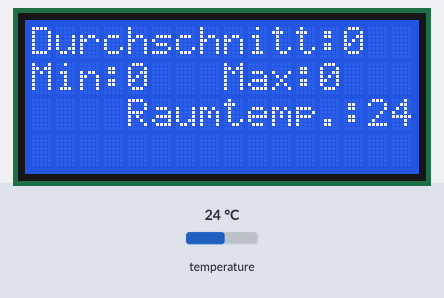
A sketch run on a simulated Arduino Uno, built with avr-gcc and run on an emulated ATmega328P. Parts: 16×4 character LCD. The inputs (shaded band) are chosen by the test bench; at power-on: temperature 24 °C.

Above: at 1.2 s.
1.3 s: temperature set to 12 °C
At 3.8 s:
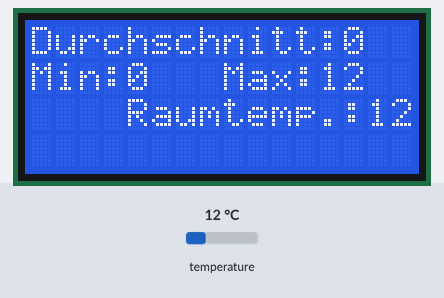
4.1 s: temperature set to 19 °C
At 6.1 s:
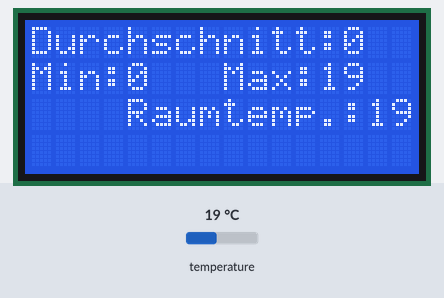
6.9 s: temperature set to 28 °C
At 8.4 s:
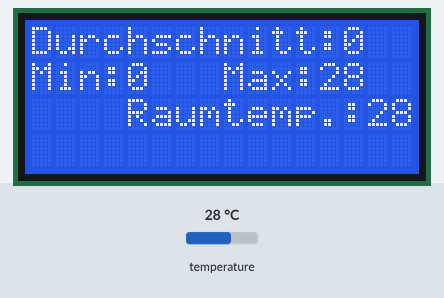
Timing chart, 0 to 9.9 s (numbered marks = the images above; inputs shaded):
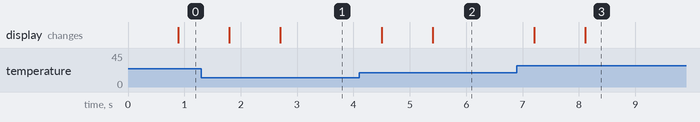

Measured:
- after the input at 1.3 s, the display: first changes after 0.50 s (image 1 shows a later state)
- after the input at 4.1 s, the display: first changes after 0.40 s (image 2 shows a later state)
- after the input at 6.9 s, the display: first changes after 0.31 s (image 3 shows a later state)

The sketch:

main.ino
```cpp
#include <LiquidCrystal_I2C.h>
#include <OneWire.h>;
#include <DallasTemperature.h>;


// set the LCD number of columns and rows
int lcdColumns = 16;
int lcdRows = 4;

unsigned long previousTime1 = millis();
long timeInterval1 = 60000;

int meanTemp = 0;
int minTemp = 0;
int maxTemp = 0;
int raumTemp = 0;
int meanCounter = 0;
int helpMean = 0;

LiquidCrystal_I2C lcd(0x27, lcdColumns, lcdRows);

#define ONE_WIRE_BUS 0
#define Anzahl_Sensoren_DS18B20 4 // Anzahl der angeschlossenen Sensoren - Mögliche Werte: '1','2',...

#define DS18B20_Aufloesung 12
DeviceAddress DS18B20_Adressen;

OneWire oneWire(ONE_WIRE_BUS);
DallasTemperature sensors(&oneWire);
float Temperatur[Anzahl_Sensoren_DS18B20];


void setup(){
  // Für beelogger-SMD: Aktivierung der Stromversorgung für Sensoren, Module und DS3231
  #define Power_Pin 4

  if ((Anzahl_Sensoren_DS18B20 > 0)) {
  sensors.begin();
  for(byte i=0 ;i < sensors.getDeviceCount(); i++) {
    if(sensors.getAddress(DS18B20_Adressen, i)) {
      sensors.setResolution(DS18B20_Adressen, DS18B20_Aufloesung);
      }
    }
  }

  lcd.init();
  lcd.backlight();
  Serial.begin(115200);

}

void loop(){
  unsigned long currentTime = millis();

  if ((Anzahl_Sensoren_DS18B20 > 0)) {
      sensors.requestTemperatures();

      for(byte i=0 ;i < Anzahl_Sensoren_DS18B20; i++) {
        if (i < sensors.getDeviceCount()) {
          Temperatur[i] = sensors.getTempCByIndex(i);
        }
      }
      //Serial.println("DeviceCount" + String(sensors.getDeviceCount()));
      raumTemp = Temperatur[0];

      for (int y=1; y<sizeof(Temperatur)/sizeof(float);y++)
      {
        helpMean += Temperatur[y];
        meanCounter++;

        //Check for max Temp
        if(Temperatur[y] > maxTemp)
        {
          maxTemp = Temperatur[y];
        }

        //Check for min Temp
        if(Temperatur[y] < minTemp)
        {
          minTemp = Temperatur[y];
        }

        //Debbuging
        //Serial.println("Sensor:" + String(y) + " " + String(Temperatur[y]));
      }
      meanTemp = helpMean/meanCounter;
    }

    //Serial.println("---------------------");


  //lcd.setCursor(colum, row)
  lcd.setCursor(0, 0);
  lcd.print("Durchschnitt:" + String(meanTemp));
  lcd.setCursor(0, 1);
  lcd.print("Min:" + String(minTemp));
  lcd.setCursor(8, 1);
  lcd.print("Max:" + String(maxTemp));
  lcd.setCursor(0, 2);
  lcd.print("Raumtemp.:" + String(raumTemp));
  delay(100);

  //Reset temps for new inputs
  minTemp = Temperatur[1];
  maxTemp = Temperatur[0];


  //Reset Measurements after 60 seconds
  if(currentTime - previousTime1 > timeInterval1)
  {
    previousTime1 = currentTime;
    Serial.println("reset");
    meanCounter = 0;
    helpMean = 0;
    meanTemp = 0;
    maxTemp = 0;
    lcd.clear();
  }
}
```
